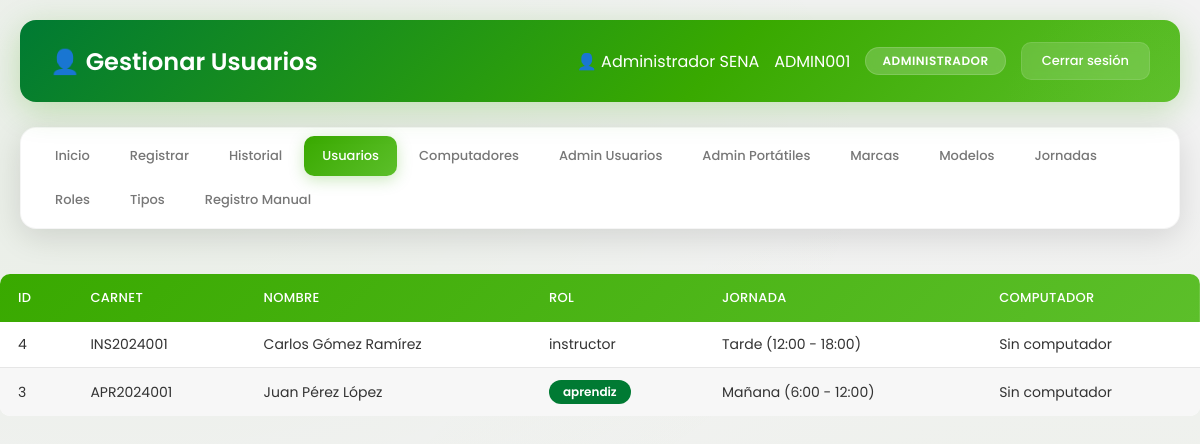
Screenshot of /gestion_usuarios.php (signed in) with the database file from the repository.
### tables this page shows
CREATE TABLE usuario (
    id int(11) NOT NULL AUTO_INCREMENT,
    carnet varchar(20) NOT NULL,
    nombre_completo varchar(100) NOT NULL,
    contrasena varchar(255) NOT NULL,
    rol varchar(50) NOT NULL,
    id_jornada int(11) NOT NULL,
    PRIMARY KEY (id),
    UNIQUE KEY carnet (carnet),
    KEY id_jornada (id_jornada),
    CONSTRAINT usuario_ibfk_1 FOREIGN KEY (id_jornada) REFERENCES jornada (id) ON DELETE CASCADE
);

CREATE TABLE jornada (
    id int(11) NOT NULL AUTO_INCREMENT,
    nombre varchar(50) NOT NULL,
    PRIMARY KEY (id),
    UNIQUE KEY nombre (nombre)
);

### gestion_usuarios.php (the view, shortened to what this page needs)
<?php
require_once 'config/db.php';
$usuarios = $pdo->query("
    SELECT u.*, j.nombre as jornada_nombre,
           (SELECT serial FROM portatil WHERE asignado_a = u.id LIMIT 1) as computador_asignado
    FROM usuario u
    LEFT JOIN jornada j ON u.id_jornada = j.id
    WHERE u.rol IN ('aprendiz', 'instructor')
    ORDER BY u.id DESC
")->fetchAll();
?>
<!DOCTYPE html>
<html lang="es">
<head>
    <link rel="stylesheet" href="css/style.css">
</head>
<body>
    <div class="dashboard-container">
        <div class="header">
            <h1>👤 Gestionar Usuarios</h1>
            <div class="user-info">
                <span>👤 <?= htmlspecialchars($_SESSION['nombre_completo']) ?></span>
                <span> <?= htmlspecialchars($_SESSION['carnet']) ?></span>
                <span class="badge"><?= htmlspecialchars($_SESSION['rol']) ?></span>
                <a href="logout.php" class="btn-logout">Cerrar sesión</a>
            </div>
        </div>
       <?php include 'includes/menu.php'; ?>
        </div>
        <table>
            <thead>
                <tr>
                    <th>ID</th>
                    <th>Carnet</th>
                    <th>Nombre</th>
                    <th>Rol</th>
                    <th>Jornada</th>
                    <th>Computador</th>
                </tr>
            </thead>
            <tbody>
                <?php foreach ($usuarios as $u): ?>
                    <tr>
                        <td><?= $u['id'] ?></td>
                        <td><?= htmlspecialchars($u['carnet']) ?></td>
                        <td><?= htmlspecialchars($u['nombre_completo']) ?></td>
                        <td><span class="badge-<?= $u['rol'] ?>"><?= htmlspecialchars($u['rol']) ?></span></td>
                        <td><?= $u['jornada_nombre'] ?? 'Sin asignar' ?></td>
                        <td><?= $u['computador_asignado'] ? htmlspecialchars($u['computador_asignado']) : 'Sin computador' ?></td>
                    </tr>
                <?php endforeach; ?>
            </tbody>
        </table>
</body>
</html>

### css/style.css (style rules this page uses)
:root { --primary: #39A900; --primary-light: #5CBF2A; --primary-dark: #007A33; --secondary: #7AC943; --accent: #FFCC00; --success: #39A900; --danger: #D50000; --warning: #FFB300; --gold: #FFCC00; --white: #FFFFFF; --gray-light: #F2F2F2; --gray: #777777; --dark: #333333; --shadow: 0 8px 32px rgba(0,0,0,0.12); --shadow-hover: 0 12px 48px rgba(0,0,0,0.18); --radius: 16px; --radius-sm: 10px; }
* { margin: 0; padding: 0; box-sizing: border-box; }
body { font-family: 'Poppins', 'Segoe UI', sans-serif; background: var(--gray-light); color: var(--dark); min-height: 100vh; background-image: radial-gradient( ellipse at 10% 20%, rgba(57, 169, 0, 0.05) 0%, transparent 50% ), radial-gradient( ellipse at 90% 80%, rgba(122, 201, 67, 0.05) 0%, transparent 50% ); }
.dashboard-container { max-width: 1360px; margin: 0 auto; padding: 20px; }
.header { background: linear-gradient( 135deg, var(--primary-dark)0%, var(--primary) 60%, var(--primary-light) 100% ); color: white; border-radius: var(--radius); padding: 22px 30px; box-shadow: 0 8px 32px rgba(57, 169, 0, 0.25); margin-bottom: 25px; display: flex; justify-content: space-between; align-items: center; position: relative; overflow: hidden; }
.header::before { content: ''; position: absolute; top: -50%; right: -10%; width: 300px; height: 300px; background: radial-gradient( circle, rgba(122, 201, 67, 0.12) 0%, transparent 70% ); border-radius: 50%; }
.header h1 { font-size: 24px; font-weight: 600; position: relative; z-index: 1; }
.user-info { display: flex; align-items: center; gap: 15px; position: relative; z-index: 1; }
.badge { background: rgba(255,255,255,0.2); color: white; padding: 4px 16px; border-radius: 20px; font-size: 12px; font-weight: 600; text-transform: uppercase; letter-spacing: 0.5px; backdrop-filter: blur(5px); border: 1px solid rgba(255,255,255,0.15); }
.btn-logout { background: rgba(255,255,255,0.15); color: white; padding: 8px 20px; border-radius: var(--radius-sm); text-decoration: none; font-size: 13px; font-weight: 500; transition: all 0.3s; backdrop-filter: blur(5px); border: 1px solid rgba(255,255,255,0.1); }
table { width: 100%; background: white; border-radius: var(--radius-sm); overflow: hidden; border-collapse: collapse; }
thead { background: linear-gradient( 135deg, #39A900, #5CBF2A ); color: white; }
thead th { padding: 14px 18px; text-align: left; font-weight: 500; font-size: 13px; text-transform: uppercase; letter-spacing: 0.3px; }
tbody td { padding: 12px 18px; border-bottom: 1px solid #E6E6E6; font-size: 14px; }
tbody tr:nth-child(even) { background: #F7F7F7; }
tbody tr:last-child td { border-bottom: none; }
.badge-aprendiz { background: #007A33; color: white; padding: 3px 14px; border-radius: 20px; font-size: 12px; font-weight: 600; display: inline-block; }

### rows the page displays
usuario: id "4", carnet "INS2024001", nombre_completo "Carlos Gómez Ramírez", rol "instructor", id_jornada.nombre "Tarde (12:00 - 18:00)"
usuario: id "3", carnet "APR2024001", nombre_completo "Juan Pérez López", rol "aprendiz", id_jornada.nombre "Mañana (6:00 - 12:00)"

### other values shown
$_SESSION['nombre_completo'] "Administrador SENA"
$_SESSION['carnet'] "ADMIN001"
$_SESSION['rol'] "ADMINISTRADOR"
